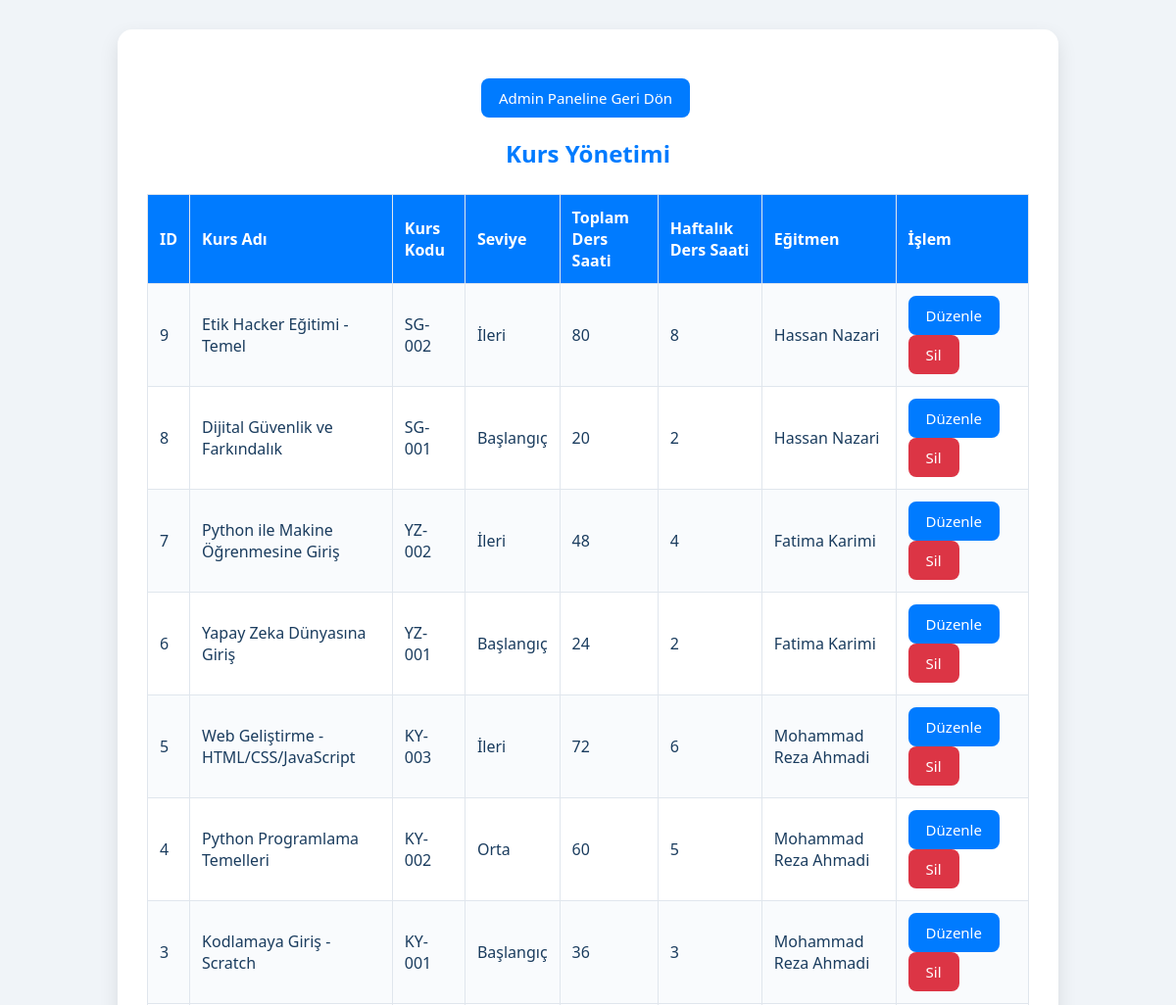
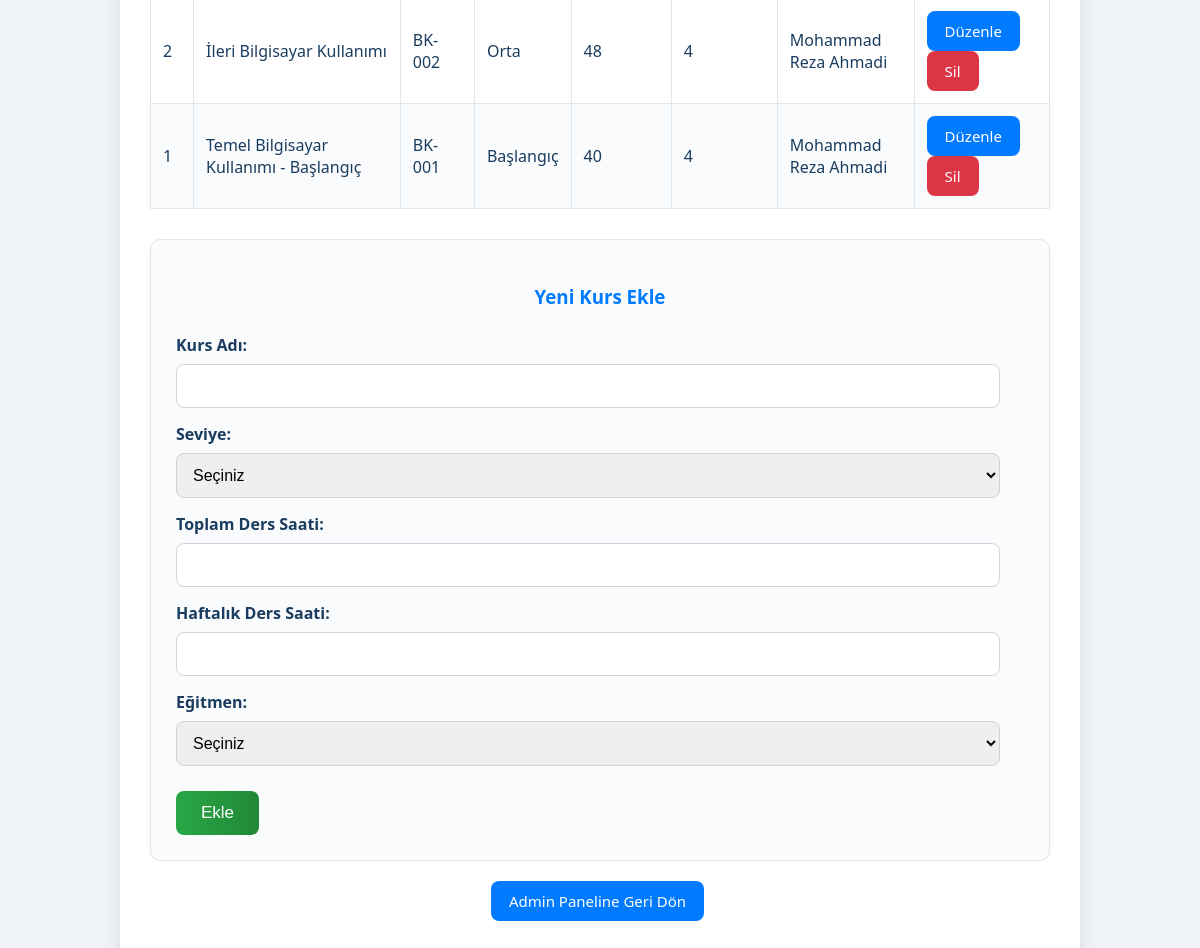
Page /kurslar.php (signed in) on the committed database (2 pictures, top to bottom).
### tables this page shows
CREATE TABLE kurslar (
    kurs_id INT PRIMARY KEY AUTO_INCREMENT,
    kurs_adi VARCHAR(100) NOT NULL,
    kurs_kodu VARCHAR(20) UNIQUE NOT NULL,
    aciklama TEXT,
    kategori ENUM('Temel Bilgisayar', 'Yazılım Geliştirme', 'Yapay Zeka', 'Siber Güvenlik') NOT NULL,
    
     
    seviye ENUM('Başlangıç', 'Orta', 'İleri') NOT NULL,
    yas_grubu VARCHAR(50),  
    toplam_ders_saati INT NOT NULL,
    haftalik_ders_saati INT NOT NULL,
    kurs_suresi_hafta INT NOT NULL,
    
     
    on_kosul TEXT,
    hedef_beceriler TEXT,
    kullanilacak_araclar TEXT,
    
     
    sorumlu_egitmen_id INT,
    yardimci_egitmen_id INT,
    maksimum_ogrenci INT DEFAULT 12,
    minimum_ogrenci INT DEFAULT 5,
    
     
    baslama_tarihi DATE,
    bitis_tarihi DATE,
    kayit_baslama DATE,
    kayit_bitis DATE,
    durum ENUM('Planlanıyor', 'Kayıt Açık', 'Başladı', 'Tamamlandı', 'İptal') DEFAULT 'Planlanıyor',
    
     
    kurs_ucreti DECIMAL(8,2) DEFAULT 0.00,  
    sertifika_ucreti DECIMAL(6,2) DEFAULT 50.00,
    
     
    olusturma_tarihi DATETIME DEFAULT CURRENT_TIMESTAMP,
    olusturan_admin VARCHAR(50),
    guncelleme_tarihi TIMESTAMP DEFAULT CURRENT_TIMESTAMP ON UPDATE CURRENT_TIMESTAMP,
    
     
    FOREIGN KEY (sorumlu_egitmen_id) REFERENCES egitmenler(egitmen_id) ON DELETE SET NULL,
    FOREIGN KEY (yardimci_egitmen_id) REFERENCES egitmenler(egitmen_id) ON DELETE SET NULL
);

### kurslar.php (the view, shortened to what this page needs)
<?php
require 'db.php';
$guncelle = null;
try {
    $kurslar = $db->query("SELECT k.*, CONCAT(e.ad, ' ', e.soyad) AS egitmen_ad
                            FROM kurslar k
                            LEFT JOIN egitmenler e ON k.sorumlu_egitmen_id = e.egitmen_id
                            ORDER BY k.kurs_id DESC")->fetchAll(PDO::FETCH_ASSOC);
} catch (PDOException $e) {
    $error_message = "Kurs listesi çekilirken bir hata oluştu: " . $e->getMessage();
    $kurslar = [];
}
?>
<!DOCTYPE html>
<html lang="tr">
<head>
</head>
<body>
    <div class="container">
        <p class="back-link"><a href="admin.php" class="btn">Admin Paneline Geri Dön</a></p>
        <h2>Kurs Yönetimi</h2>
        <table>
            <tr>
                <th>ID</th>
                <th>Kurs Adı</th>
                <th>Kurs Kodu</th>
                <th>Seviye</th>
                <th>Toplam Ders Saati</th>
                <th>Haftalık Ders Saati</th> <th>Eğitmen</th>
                <th>İşlem</th>
            </tr>
            <?php if (!empty($kurslar)): ?>
                <?php foreach ($kurslar as $k): ?>
                <tr>
                    <td><?= htmlspecialchars($k['kurs_id']) ?></td>
                    <td><?= htmlspecialchars($k['kurs_adi']) ?></td>
                    <td><?= htmlspecialchars($k['kurs_kodu']) ?></td>
                    <td><?= htmlspecialchars($k['seviye']) ?></td>
                    <td><?= htmlspecialchars($k['toplam_ders_saati']) ?></td>
                    <td><?= htmlspecialchars($k['haftalik_ders_saati']) ?></td> <td><?= htmlspecialchars($k['egitmen_ad']) ?></td>
                    <td>
                        <a href="?duzenle=<?= htmlspecialchars($k['kurs_id']) ?>" class="btn">Düzenle</a>
                        <a href="?sil=<?= htmlspecialchars($k['kurs_id']) ?>" class="btn btn-red" onclick="return confirm('Silmek istediğinize emin misiniz? Bu işlem geri alınamaz!')">Sil</a>
                    </td>
                </tr>
                <?php endforeach; ?>
            <?php else: ?>
                <tr>
                    <td colspan="8" style="text-align: center;">Henüz kayıtlı kurs bulunmamaktadır.</td> </tr>
            <?php endif; ?>
        </table>
        <div class="form-section">
            <h3><?= $guncelle ? 'Kurs Bilgilerini Güncelle' : 'Yeni Kurs Ekle' ?></h3>
            <form method="post">
                <label for="kurs_adi">Kurs Adı:</label>
                <input type="text" id="kurs_adi" name="kurs_adi" value="<?= htmlspecialchars($guncelle['kurs_adi'] ?? '') ?>" required><br>
                <label for="seviye">Seviye:</label>
                <select id="seviye" name="seviye" required>
                    <option value="">Seçiniz</option>
                </select><br>
                <label for="toplam_ders_saati">Toplam Ders Saati:</label>
                <input type="number" id="toplam_ders_saati" name="toplam_ders_saati" value="<?= htmlspecialchars($guncelle['toplam_ders_saati'] ?? '') ?>" required><br>
                <label for="haftalik_ders_saati">Haftalık Ders Saati:</label>
                <input type="number" id="haftalik_ders_saati" name="haftalik_ders_saati" value="<?= htmlspecialchars($guncelle['haftalik_ders_saati'] ?? '') ?>" required><br>
                <label for="sorumlu_egitmen_id">Eğitmen:</label>
                <select id="sorumlu_egitmen_id" name="sorumlu_egitmen_id" required>
                    <option value="">Seçiniz</option>
                </select><br>
                <input type="submit" name="<?= $guncelle ? 'guncelle' : 'ekle' ?>" value="<?= $guncelle ? 'Güncelle' : 'Ekle' ?>">
            </form>
        </div>
        <p class="back-link"><a href="admin.php" class="btn">Admin Paneline Geri Dön</a></p>
    </div>
</body>
</html>

### kurslar.php (style rules this page uses)
body { font-family: 'Segoe UI', Arial, sans-serif; margin: 20px; background: #f0f4f8; color: #1a3c5e; }
.container { max-width: 900px; margin: 30px auto; background: white; padding: 30px; border-radius: 15px; box-shadow: 0 8px 20px rgba(0,0,0,0.1); }
h2, h3 { color: #007bff; text-align: center; margin-bottom: 25px; }
table { border-collapse: collapse; width: 100%; margin-bottom: 30px; }
th, td { border: 1px solid #e0e6ed; padding: 12px; text-align: left; }
th { background: #007bff; color: white; font-weight: bold; }
tr:nth-child(even) { background: #f9fbfd; }
a { color: #007bff; text-decoration: none; transition: color 0.3s ease; }
.btn { display: inline-block; padding: 10px 18px; background: #007bff; color: white; border: none; border-radius: 8px; cursor: pointer; text-decoration: none; font-size: 15px; transition: background 0.3s ease; margin-right: 5px; }
.btn-red { background: #dc3545; }
.form-section { margin-top: 30px; background: #f9fbfd; padding: 25px; border-radius: 10px; border: 1px solid #e0e6ed; }
.form-section label { display: block; margin-bottom: 8px; font-weight: bold; color: #1a3c5e; }
.form-section input[type="text"], .form-section input[type="number"], .form-section select { width: calc(100% - 24px); padding: 12px; margin-bottom: 15px; border: 1px solid #ced4da; border-radius: 8px; font-size: 16px; box-sizing: border-box; }
.form-section input[type="submit"] { width: auto; padding: 12px 25px; background: linear-gradient(90deg, #28a745, #218838); color: white; border: none; border-radius: 8px; font-size: 17px; cursor: pointer; transition: background 0.3s ease; margin-top: 10px; }
.back-link { display: block; text-align: center; margin-top: 20px; font-size: 16px; }

### rows in the picture
kurslar: kurs_id "9", kurs_adi "Etik Hacker Eğitimi - Temel", kurs_kodu "SG-002", seviye "İleri", toplam_ders_saati "80", haftalik_ders_saati "8", egitmen_ad "Hassan Nazari"
kurslar: kurs_id "8", kurs_adi "Dijital Güvenlik ve Farkındalık", kurs_kodu "SG-001", seviye "Başlangıç", toplam_ders_saati "20", haftalik_ders_saati "2", egitmen_ad "Hassan Nazari"
kurslar: kurs_id "7", kurs_adi "Python ile Makine Öğrenmesine Giriş", kurs_kodu "YZ-002", seviye "İleri", toplam_ders_saati "48", haftalik_ders_saati "4", egitmen_ad "Fatima Karimi"
kurslar: kurs_id "6", kurs_adi "Yapay Zeka Dünyasına Giriş", kurs_kodu "YZ-001", seviye "Başlangıç", toplam_ders_saati "24", haftalik_ders_saati "2", egitmen_ad "Fatima Karimi"
kurslar: kurs_id "5", kurs_adi "Web Geliştirme - HTML/CSS/JavaScript", kurs_kodu "KY-003", seviye "İleri", toplam_ders_saati "72", haftalik_ders_saati "6", egitmen_ad "Mohammad Reza Ahmadi"
kurslar: kurs_id "4", kurs_adi "Python Programlama Temelleri", kurs_kodu "KY-002", seviye "Orta", toplam_ders_saati "60", haftalik_ders_saati "5", egitmen_ad "Mohammad Reza Ahmadi"
kurslar: kurs_id "3", kurs_adi "Kodlamaya Giriş - Scratch", kurs_kodu "KY-001", seviye "Başlangıç", toplam_ders_saati "36", haftalik_ders_saati "3", egitmen_ad "Mohammad Reza Ahmadi"
kurslar: kurs_id "2", kurs_adi "İleri Bilgisayar Kullanımı", kurs_kodu "BK-002", seviye "Orta", toplam_ders_saati "48", haftalik_ders_saati "4", egitmen_ad "Mohammad Reza Ahmadi"
kurslar: kurs_id "1", kurs_adi "Temel Bilgisayar Kullanımı - Başlangıç", kurs_kodu "BK-001", seviye "Başlangıç", toplam_ders_saati "40", haftalik_ders_saati "4", egitmen_ad "Mohammad Reza Ahmadi"
